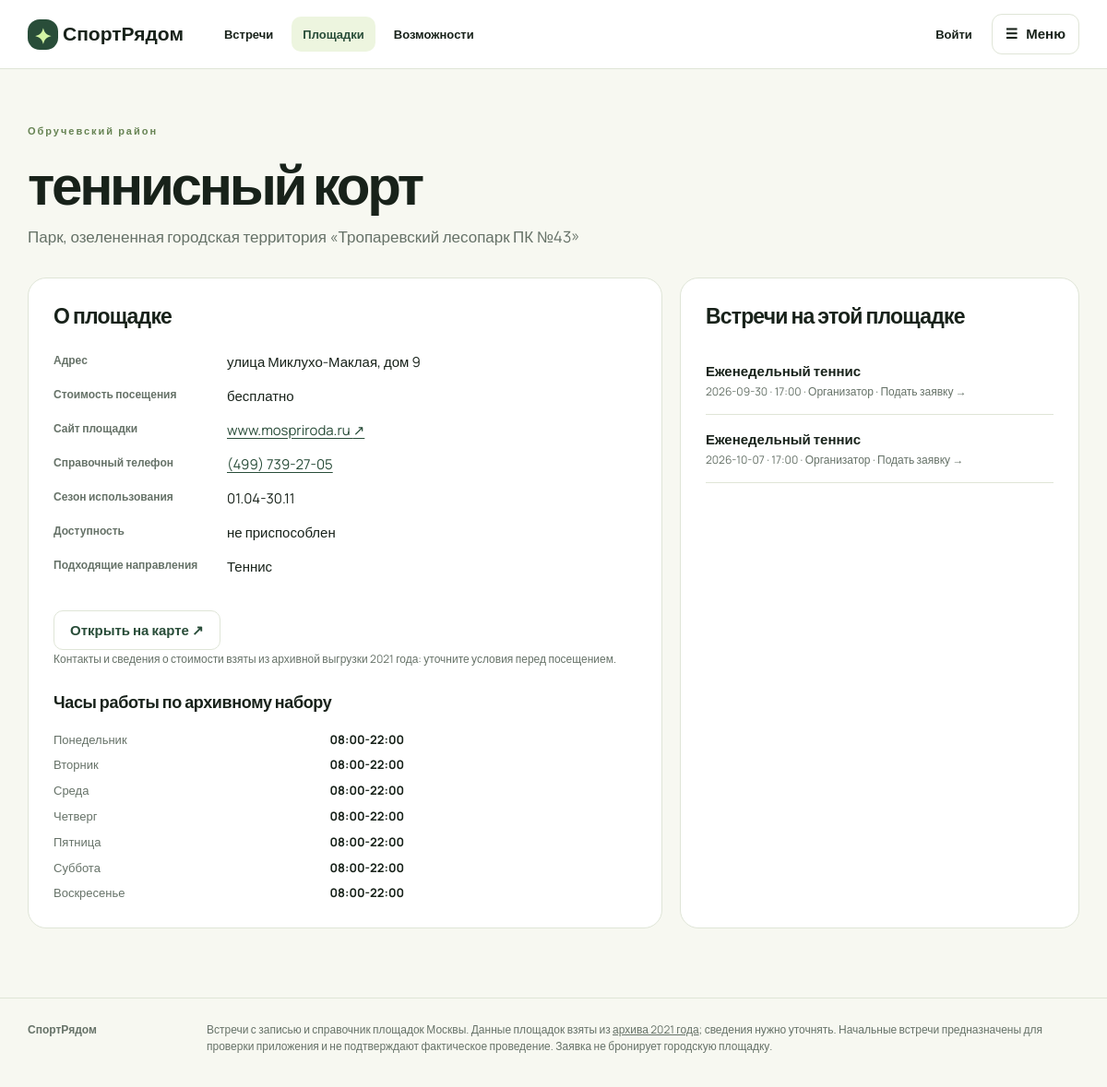
Screenshot of /venues/1 with the database file from the repository.
### tables this page shows
CREATE TABLE areas (
 id INTEGER PRIMARY KEY, name TEXT NOT NULL UNIQUE
);

CREATE TABLE venues (
 id INTEGER PRIMARY KEY, source_id INTEGER NOT NULL UNIQUE,
 name TEXT NOT NULL, facility_name TEXT NOT NULL,
 area_id INTEGER NOT NULL REFERENCES areas(id), address TEXT NOT NULL,
 lat REAL NOT NULL CHECK(lat BETWEEN 54 AND 57),
 lon REAL NOT NULL CHECK(lon BETWEEN 36 AND 39),
 usage_period TEXT NOT NULL,
 paid TEXT NOT NULL, accessibility TEXT, public_status TEXT NOT NULL DEFAULT 'visible'
 CHECK(public_status IN ('visible','hidden')), admin_note TEXT NOT NULL DEFAULT ''
, verified_at TEXT, verified_by INTEGER REFERENCES users(id), paid_comment TEXT, website TEXT, phone TEXT);

CREATE TABLE venue_hours (
 venue_id INTEGER NOT NULL REFERENCES venues(id), weekday INTEGER NOT NULL CHECK(weekday BETWEEN 1 AND 7),
 hours TEXT NOT NULL, PRIMARY KEY(venue_id,weekday)
);

CREATE TABLE training_sessions (
 id INTEGER PRIMARY KEY, venue_id INTEGER NOT NULL REFERENCES venues(id),
 sport_id INTEGER NOT NULL REFERENCES sports(id), organizer_id INTEGER NOT NULL REFERENCES users(id),
 title TEXT NOT NULL, description TEXT NOT NULL DEFAULT '', starts_at TEXT NOT NULL,
 duration_minutes INTEGER NOT NULL CHECK(duration_minutes BETWEEN 30 AND 240),
 capacity INTEGER NOT NULL CHECK(capacity BETWEEN 2 AND 100),
 status TEXT NOT NULL DEFAULT 'pending' CHECK(status IN ('pending','published','rejected','cancelled')),
 created_at TEXT NOT NULL DEFAULT CURRENT_TIMESTAMP
, organization_id INTEGER REFERENCES organizations(id), request_id INTEGER REFERENCES activity_requests(id), series_id INTEGER REFERENCES event_series(id));

CREATE TABLE users (
 id INTEGER PRIMARY KEY, email TEXT NOT NULL COLLATE NOCASE UNIQUE,
 password_hash TEXT NOT NULL, display_name TEXT NOT NULL,
 role TEXT NOT NULL CHECK(role IN ('participant','organizer','venue_admin','event_admin','global_admin')),
 active INTEGER NOT NULL DEFAULT 1 CHECK(active IN (0,1))
, auth_version INTEGER NOT NULL DEFAULT 0);

### app.py (the view)
    @app.get("/venues/<int:venue_id>")
    def venue_detail(venue_id):
        venue = db().execute("""SELECT v.*,a.name AS area FROM venues v JOIN areas a ON a.id=v.area_id
                WHERE v.id=? AND v.public_status='visible'""", (venue_id,)).fetchone()
        if not venue: abort(404)
        sports = db().execute("""SELECT s.name FROM sports s JOIN venue_sports vs ON vs.sport_id=s.id
                    WHERE vs.venue_id=? ORDER BY s.name""", (venue_id,)).fetchall()
        sessions = db().execute("""SELECT t.*,u.display_name AS organizer,o.name AS organization_name
                    FROM training_sessions t JOIN users u ON u.id=t.organizer_id
                    LEFT JOIN organizations o ON o.id=t.organization_id
                    WHERE t.venue_id=? AND t.status='published' AND t.starts_at>=?
                    ORDER BY t.starts_at LIMIT 20""", (venue_id, datetime.now(MOSCOW).strftime("%Y-%m-%dT%H:%M"))).fetchall()
        opening=db().execute("SELECT weekday,hours FROM venue_hours WHERE venue_id=? ORDER BY weekday",(venue_id,)).fetchall()
        return render_template("venue.html", venue=venue, sports=sports, sessions=sessions,
                               opening=opening, website_url=website_link(venue["website"]),
                               phone_url=phone_link(venue["phone"]))

### app.py (called while the page is built)
def website_link(value: str | None) -> str | None:
    value = (value or "").strip()
    if not value or re.search(r"\s|[<>\"']", value):
        return None
    address = value if "://" in value else "https://" + value
    try:
        parsed = urlsplit(address)
        if parsed.scheme not in {"http", "https"} or not parsed.hostname or "." not in parsed.hostname:
            return None
        if parsed.username or parsed.password or parsed.port is not None:
            return None
    except ValueError:
        return None
    return address

def phone_link(value: str | None) -> str | None:
    digits = re.sub(r"\D", "", value or "")
    if len(digits) == 10:
        return "tel:+7" + digits
    if len(digits) == 11 and digits[0] in "78":
        return "tel:+7" + digits[1:]
    return None

### templates/venue.html (shortened to what this page needs)
{% extends 'base.html' %}{% block title %}{{ venue['name'] }} · СпортРядом{% endblock %}{% block content %}
<div class="page-head"><div class="eyebrow">{{ venue['area'] }}</div><h1>{{ venue['name'] }}</h1><p>{{ venue['facility_name'] }}</p></div>
<div class="columns"><section class="panel"><h2>О площадке</h2>
<dl class="facts">
  <dt>Адрес</dt><dd>{{ venue['address'] }}</dd>
  <dt>Стоимость посещения</dt><dd>{{ venue['paid'] }}</dd>
  {% if venue['website'] %}<dt>Сайт площадки</dt><dd>{% if website_url %}<a class="text-link" href="{{ website_url }}" target="_blank" rel="noopener noreferrer">{{ venue['website'] }} ↗</a>{% else %}{{ venue['website'] }}{% endif %}</dd>{% endif %}
  {% if venue['phone'] %}<dt>Справочный телефон</dt><dd>{% if phone_url %}<a class="text-link" href="{{ phone_url }}">{{ venue['phone'] }}</a>{% else %}{{ venue['phone'] }}{% endif %}</dd>{% endif %}
  <dt>Сезон использования</dt><dd>{{ venue['usage_period'] }}</dd>
  <dt>Доступность</dt><dd>{{ venue['accessibility'] or 'Не указана' }}</dd>
  <dt>Подходящие направления</dt><dd>{{ sports|map(attribute='name')|join(', ') }}</dd>
</dl><a class="button secondary" rel="noopener" target="_blank" href="https://www.openstreetmap.org/?mlat={{ venue['lat'] }}&mlon={{ venue['lon'] }}#map=16/{{ venue['lat'] }}/{{ venue['lon'] }}">Открыть на карте ↗</a>
<p class="hint">Контакты и сведения о стоимости взяты из архивной выгрузки 2021 года: уточните условия перед посещением.</p>
<h3>Часы работы по архивному набору</h3><div class="hours">{% for day in opening %}<span>{{ ['Понедельник','Вторник','Среда','Четверг','Пятница','Суббота','Воскресенье'][day['weekday']-1] }}</span><strong>{{ day['hours'] }}</strong>{% endfor %}</div></section>
<aside class="panel aside"><h2>Встречи на этой площадке</h2>{% for item in sessions %}<a class="listrow" href="{{ url_for('session_detail',session_id=item['id']) }}"><strong>{{ item['title'] }}</strong><span>{{ item['starts_at']|replace('T',' · ') }} · {{ item['organizer'] }} · Подать заявку →</span></a>{% else %}<p>На этой площадке нет опубликованных встреч, поэтому запись сейчас недоступна. Сведения о площадке доступны для поиска места.</p><a class="button secondary" href="{{ url_for('sessions') }}">Смотреть все встречи</a>{% endfor %}
</aside></div>
{% endblock %}

### static/style.css (style rules this page uses)
:root { --ink:#18221a;--muted:#667268;--green:#294d39;--lime:#c5ee8a;--paper:#f7f8f1;--line:#dfe5d7;--white:#fff;--danger:#9b453b }
* { box-sizing:border-box }
html { scroll-behavior:smooth }
body { margin:0;background:var(--paper);color:var(--ink);font:15px/1.6 Manrope,Arial,sans-serif }
a { color:inherit;text-decoration:none }
h1,h2,h3,p { margin-top:0 }
h1 { font-size:clamp(34px,5vw,61px);line-height:1.12;letter-spacing:-.055em }
h2 { font-size:31px;line-height:1.2;letter-spacing:-.035em }
h3 { font-size:18px;line-height:1.35;letter-spacing:-.02em }
p { color:var(--muted) }
.eyebrow { font-weight:800;letter-spacing:.18em;font-size:11px;color:#668353;margin-bottom:15px }
.button { display:inline-flex;align-items:center;justify-content:center;white-space:nowrap;gap:8px;border:1px solid var(--green);background:var(--lime);color:var(--ink);padding:11px 17px;border-radius:10px;font-weight:800;cursor:pointer }
.button.secondary { background:#fff;border-color:var(--line);color:var(--green) }
.page-head { padding-top:58px;padding-bottom:14px }
.page-head h1 { margin-bottom:10px }
.page-head p { font-size:17px }
.columns { display:grid;grid-template-columns:1.35fr .85fr;gap:19px }
.panel { background:#fff;border:1px solid var(--line);border-radius:20px;padding:27px }
.panel h2 { font-size:23px }
.panel h3 { margin-top:25px }
.facts { display:grid;grid-template-columns:175px 1fr;gap:13px;padding:5px 0 20px }
.facts dt { font-size:12px;font-weight:800;color:var(--muted) }
.facts dd { margin:0 }
.hours { display:grid;grid-template-columns:1fr auto;gap:7px 20px;max-width:380px;font-size:13px }
.hours span { color:var(--muted) }
.listrow { display:block;padding:15px 0;border-bottom:1px solid var(--line) }
.listrow strong,.listrow span { display:block }
.listrow span { font-size:12px;color:var(--muted) }
.hint { font-size:12px }
.facts dd,.venue-card-details { overflow-wrap:anywhere }
.text-link { color:var(--green);text-decoration:underline;text-underline-offset:3px }
.card,.panel,.menu-panel { overflow-wrap:anywhere }
.button { white-space:normal;text-align:center;line-height:1.3 }

### rows the page displays
areas: area "Обручевский район"
venues: name "теннисный корт", facility_name "Парк, озелененная городская территория «Тропаревский лесопарк ПК №43»", address "улица Миклухо-Маклая, дом 9", paid "бесплатно", website "www.mospriroda.ru", phone "(499) 739-27-05", usage_period "01.04-30.11", accessibility "не приспособлен"
venue_hours: weekday "Понедельник", hours "08:00-22:00"
venue_hours: weekday "Вторник", hours "08:00-22:00"
venue_hours: weekday "Среда", hours "08:00-22:00"
venue_hours: weekday "Четверг", hours "08:00-22:00"
venue_hours: weekday "Пятница", hours "08:00-22:00"
venue_hours: weekday "Суббота", hours "08:00-22:00"
venue_hours: weekday "Воскресенье", hours "08:00-22:00"
training_sessions: title "Еженедельный теннис", starts_at "2026-09-30 · 17:00", organizer "Организатор"
training_sessions: title "Еженедельный теннис", starts_at "2026-10-07 · 17:00", organizer "Организатор"

### other values shown
{{ sports|map(attribute='name')|join(', ') }} "Теннис"
